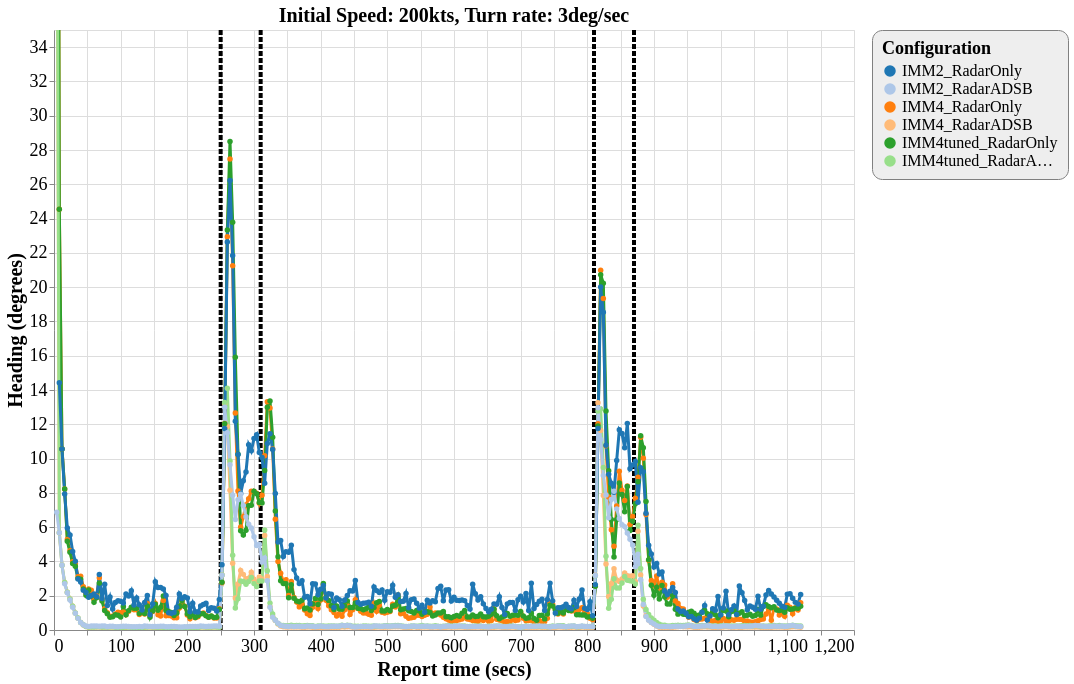

The specification (Vega-Lite) saved for this image:
### Vega-Lite specification from a JSON file in a GitHub repository (floating-point values rounded to 4 significant figures; data arrays with more than 128 entries replaced by an {"elided": "..."} marker saying what was removed)
{"config": {"view": {"continuousWidth": 800, "continuousHeight": 600}, "axisX": {"labelFontSize": 18, "titleFontSize": 20}, "axisY": {"labelFontSize": 18, "titleFontSize": 20}, "font": "Times New Roman", "legend": {"cornerRadius": 10, "fillColor": "#EEEEEE", "labelFontSize": 16, "padding": 10, "strokeColor": "gray", "titleFontSize": 18}, "title": {"fontSize": 20}}, "layer": [{"data": {"name": "data-eb1782aa084eec9d4c6c7b9de210d6c9"}, "mark": {"type": "rule", "strokeDash": [5, 2], "strokeWidth": 4}, "encoding": {"color": {"type": "nominal", "field": "color", "scale": null}, "x": {"type": "quantitative", "field": "tt"}}}, {"data": {"name": "data-fd9a5b38c479ea051e0a0742ef6d51a5"}, "mark": {"type": "line", "point": true, "strokeWidth": 3}, "encoding": {"color": {"type": "ordinal", "field": "config", "scale": {"scheme": "category20"}, "sort": ["IMM2_RadarOnly", "IMM2_RadarADSB", "IMM4_RadarOnly", "IMM4_RadarADSB", "IMM4tuned_RadarOnly", "IMM4tuned_RadarADSB"], "title": "Configuration"}, "x": {"type": "quantitative", "field": "time", "title": "Report time (secs)"}, "y": {"type": "quantitative", "field": "rmse_hdg", "scale": {"domain": [0, 35], "zero": false}, "title": "Heading (degrees)"}}, "selection": {"selector137": {"type": "interval", "bind": "scales", "encodings": ["x", "y"]}}, "title": "Initial Speed: 200kts, Turn rate: 3deg/sec"}], "$schema": "https://vega.github.io/schema/vega-lite/v4.8.1.json", "datasets": {"data-eb1782aa084eec9d4c6c7b9de210d6c9": [{"tt": 250, "color": "black"}, {"tt": 310, "color": "black"}, {"tt": 810, "color": "black"}, {"tt": 870, "color": "black"}], "data-fd9a5b38c479ea051e0a0742ef6d51a5": {"elided": "1679 records"}}}
